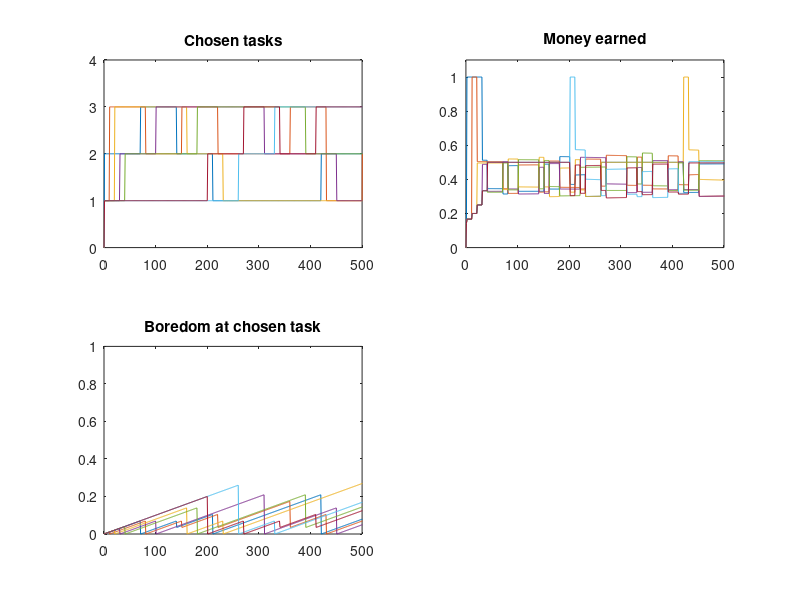

This figure's MATLAB source:
%Main function
clearvars;

%Initialize the variables:
N=7; %Number of persons
M=3; %Number of tasks

taskvalue = ones(1,M);
chosenTask = zeros(N,1);
productivity = 5 + ones(N,M);% randn(N,M);
boredom = zeros(N,M);
boredomAtChosenTask = zeros(N,1);
production = zeros(1,M);
money = zeros(N,1);
learning = 0.01;
forgetting = 0;
boredomIncrease = 0.001;
boredomDecrease = 0.0005;

%Variables for simulation
timesteps=500;
stepSize=1;
taskTime = zeros(N,1);
moneyTime = zeros(N,1);
boredomTime = zeros(N,1);

%initialize choice: everyone choses task where productivity is best
maxProductivity = zeros(N,1);
for i=1:N
    for j=1:M
        if(productivity(i,j) > maxProductivity(i,1))
            chosenTask(i,1) = j;
            maxProductivity(i,1) = productivity(i,j);
        end
    end
end

for t=0:timesteps
    %Update total production
    production = zeros(1,M);
    for i=1:N
        production(chosenTask(i,1)) =  production(chosenTask(i,1)) + productivity(i,chosenTask(i,1));
    end
    
    %Calculate who earns how much money
    for i=1:N
        money(i,1) = productivity(i,chosenTask(i,1)) / production(chosenTask(i,1));
    end
    
    %Update abilities
    for i=1:N
        for j=1:M
            if(chosenTask(i,1) == j)
                productivity(i,j) = min(10, productivity(i,j) + learning);
                boredom(i,j) = min(9, boredom(i,j) + boredomIncrease);
            else
                productivity(i,j) = max(4, productivity(i,j) - forgetting);
                boredom(i,j) = max(0, boredom(i,j) - boredomDecrease);
            end
        end
    end
    
    %Allow one person to change the job
    if(mod(t,10) == 0)
        theChosenOne = mod(t/10,N) + 1;
        maxGain=0;
        bestTask=0;
        for j=1:M
            if(j == chosenTask(theChosenOne,1))
                gain = productivity(theChosenOne,j) / production(chosenTask(theChosenOne,1));
            else
                gain = productivity(theChosenOne,j) / (production(1,j)+productivity(theChosenOne,j));
            end
            gain = gain - boredom(theChosenOne,j);
            if(gain > maxGain)
                maxGain=gain;
                bestTask=j;
            end
            %[theChosenOne j gain]
        end
        chosenTask(theChosenOne,1) = bestTask;
    end
    
    %Update boredom
    for i=1:N
        boredomAtChosenTask(i,1) = boredom(i,chosenTask(i,1));
    end
    
    taskTime = [taskTime chosenTask];
    moneyTime = [moneyTime money];
    boredomTime = [boredomTime boredomAtChosenTask];
end

time = 0:timesteps+1;

subplot(2,2,1)
plot(time, taskTime)
axis([0 timesteps 0 M+1])
title('Chosen tasks');

subplot(2,2,2)
plot(time, moneyTime)
axis([0 timesteps 0 1.1])
title('Money earned');

subplot(2,2,3)
plot(time, boredomTime)
axis([0 timesteps 0 1])
title('Boredom at chosen task');
